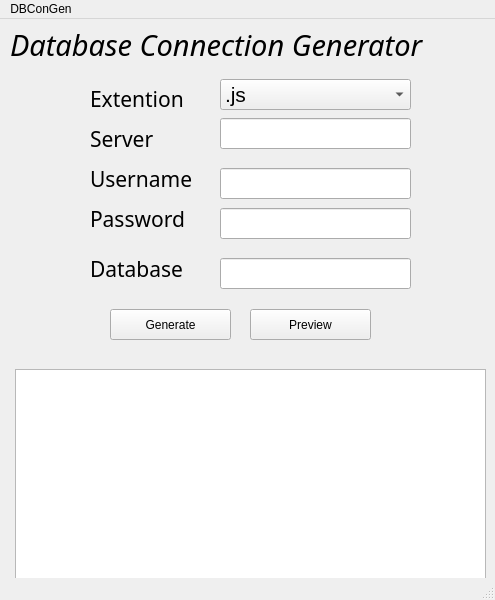
<?xml version="1.0" encoding="UTF-8"?>
<ui version="4.0">
 <class>DBConnectionGen</class>
 <widget class="QMainWindow" name="DBConnectionGen">
  <property name="geometry">
   <rect>
    <x>0</x>
    <y>0</y>
    <width>495</width>
    <height>600</height>
   </rect>
  </property>
  <property name="windowTitle">
   <string>MainWindow</string>
  </property>
  <widget class="QWidget" name="centralwidget">
   <widget class="QLabel" name="label">
    <property name="enabled">
     <bool>true</bool>
    </property>
    <property name="geometry">
     <rect>
      <x>10</x>
      <y>10</y>
      <width>471</width>
      <height>31</height>
     </rect>
    </property>
    <property name="font">
     <font>
      <family>Aero</family>
      <pointsize>22</pointsize>
      <italic>true</italic>
     </font>
    </property>
    <property name="text">
     <string>Database Connection Generator</string>
    </property>
   </widget>
   <widget class="QLabel" name="label_2">
    <property name="geometry">
     <rect>
      <x>90</x>
      <y>99</y>
      <width>121</width>
      <height>41</height>
     </rect>
    </property>
    <property name="font">
     <font>
      <family>Bebas</family>
      <pointsize>16</pointsize>
     </font>
    </property>
    <property name="text">
     <string>Server</string>
    </property>
   </widget>
   <widget class="QLabel" name="label_3">
    <property name="geometry">
     <rect>
      <x>90</x>
      <y>139</y>
      <width>121</width>
      <height>41</height>
     </rect>
    </property>
    <property name="font">
     <font>
      <family>Bebas</family>
      <pointsize>16</pointsize>
     </font>
    </property>
    <property name="text">
     <string>Username</string>
    </property>
   </widget>
   <widget class="QLabel" name="label_4">
    <property name="geometry">
     <rect>
      <x>90</x>
      <y>179</y>
      <width>121</width>
      <height>41</height>
     </rect>
    </property>
    <property name="font">
     <font>
      <family>Bebas</family>
      <pointsize>16</pointsize>
     </font>
    </property>
    <property name="text">
     <string>Password</string>
    </property>
   </widget>
   <widget class="QLabel" name="label_5">
    <property name="geometry">
     <rect>
      <x>90</x>
      <y>59</y>
      <width>121</width>
      <height>41</height>
     </rect>
    </property>
    <property name="font">
     <font>
      <family>Bebas</family>
      <pointsize>16</pointsize>
     </font>
    </property>
    <property name="text">
     <string>Extention</string>
    </property>
   </widget>
   <widget class="QLineEdit" name="server">
    <property name="geometry">
     <rect>
      <x>220</x>
      <y>99</y>
      <width>191</width>
      <height>31</height>
     </rect>
    </property>
    <property name="font">
     <font>
      <pointsize>16</pointsize>
     </font>
    </property>
   </widget>
   <widget class="QLineEdit" name="username">
    <property name="geometry">
     <rect>
      <x>220</x>
      <y>149</y>
      <width>191</width>
      <height>31</height>
     </rect>
    </property>
    <property name="font">
     <font>
      <pointsize>16</pointsize>
     </font>
    </property>
   </widget>
   <widget class="QLineEdit" name="password">
    <property name="geometry">
     <rect>
      <x>220</x>
      <y>189</y>
      <width>191</width>
      <height>31</height>
     </rect>
    </property>
    <property name="font">
     <font>
      <pointsize>16</pointsize>
     </font>
    </property>
   </widget>
   <widget class="QLabel" name="label_6">
    <property name="geometry">
     <rect>
      <x>90</x>
      <y>229</y>
      <width>121</width>
      <height>41</height>
     </rect>
    </property>
    <property name="font">
     <font>
      <family>Bebas</family>
      <pointsize>16</pointsize>
     </font>
    </property>
    <property name="text">
     <string>Database</string>
    </property>
   </widget>
   <widget class="QLineEdit" name="database">
    <property name="geometry">
     <rect>
      <x>220</x>
      <y>239</y>
      <width>191</width>
      <height>31</height>
     </rect>
    </property>
    <property name="font">
     <font>
      <pointsize>16</pointsize>
     </font>
    </property>
   </widget>
   <widget class="QComboBox" name="extention">
    <property name="geometry">
     <rect>
      <x>220</x>
      <y>60</y>
      <width>191</width>
      <height>31</height>
     </rect>
    </property>
    <property name="font">
     <font>
      <pointsize>16</pointsize>
     </font>
    </property>
    <item>
     <property name="text">
      <string>.js</string>
     </property>
    </item>
    <item>
     <property name="text">
      <string>.php</string>
     </property>
    </item>
   </widget>
   <widget class="QPushButton" name="generate">
    <property name="geometry">
     <rect>
      <x>110</x>
      <y>290</y>
      <width>121</width>
      <height>31</height>
     </rect>
    </property>
    <property name="text">
     <string>Generate</string>
    </property>
    <property name="flat">
     <bool>false</bool>
    </property>
   </widget>
   <widget class="QPushButton" name="preview">
    <property name="geometry">
     <rect>
      <x>250</x>
      <y>290</y>
      <width>121</width>
      <height>31</height>
     </rect>
    </property>
    <property name="text">
     <string>Preview</string>
    </property>
   </widget>
   <widget class="QTextBrowser" name="preview_text">
    <property name="geometry">
     <rect>
      <x>15</x>
      <y>350</y>
      <width>471</width>
      <height>211</height>
     </rect>
    </property>
    <property name="font">
     <font>
      <pointsize>12</pointsize>
     </font>
    </property>
   </widget>
  </widget>
  <widget class="QMenuBar" name="menubar">
   <property name="geometry">
    <rect>
     <x>0</x>
     <y>0</y>
     <width>495</width>
     <height>21</height>
    </rect>
   </property>
   <widget class="QMenu" name="menuDBConGen">
    <property name="title">
     <string>DBConGen</string>
    </property>
   </widget>
   <addaction name="menuDBConGen"/>
  </widget>
  <widget class="QStatusBar" name="statusbar"/>
 </widget>
 <resources/>
 <connections/>
</ui>
